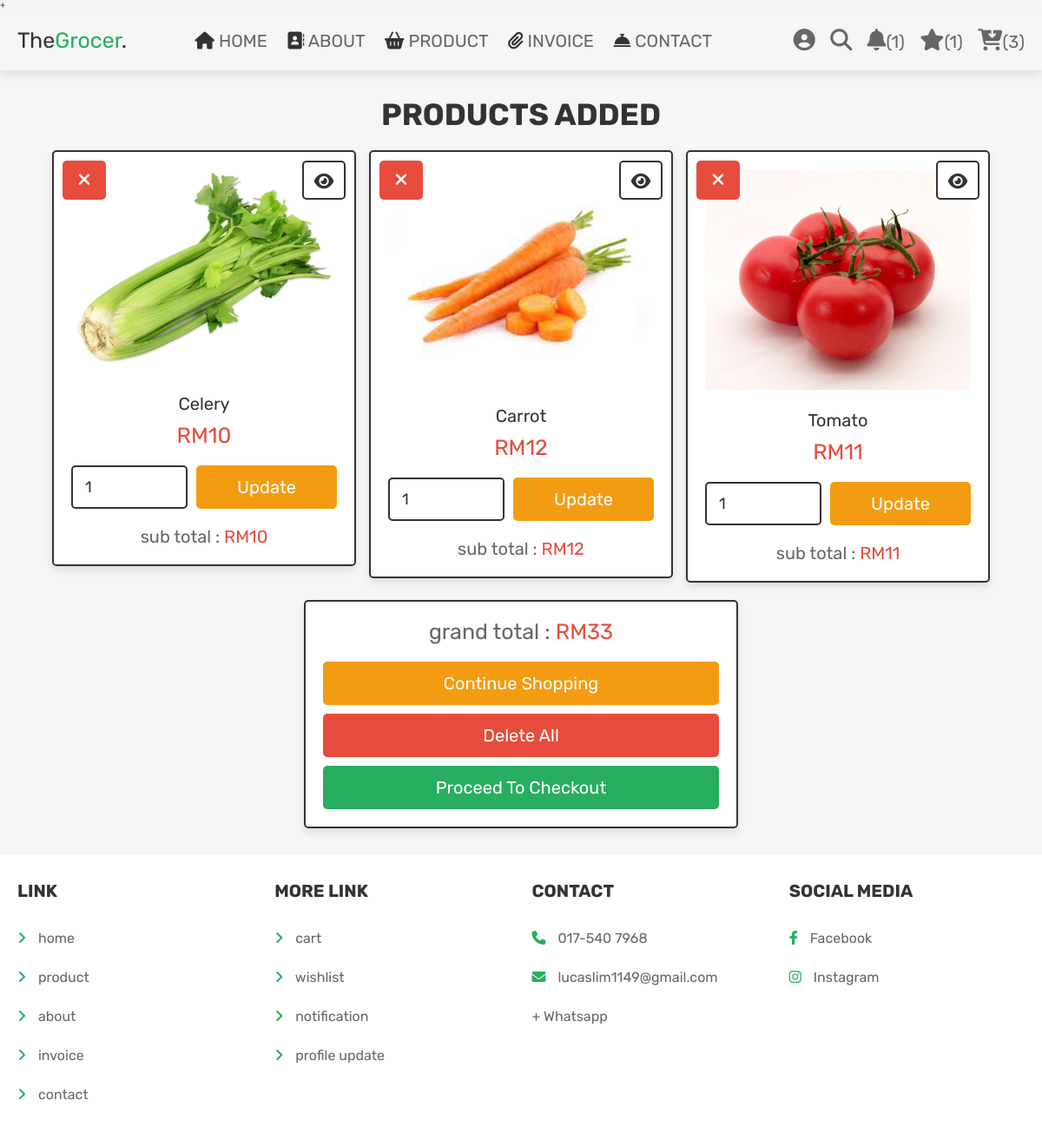
/cart.php (signed in), run on the app's committed database.
### tables this page shows
CREATE TABLE `cart` (
  `id` int(100) NOT NULL,
  `user_id` int(100) NOT NULL,
  `pid` int(100) NOT NULL,
  `name` varchar(100) NOT NULL,
  `price` int(100) NOT NULL,
  `quantity` int(100) NOT NULL,
  `image` varchar(100) NOT NULL
);

### cart.php (the view, shortened to what this page needs)
<?php
@include 'config.php';
$user_id = $_SESSION['user_id'];
?>
<!DOCTYPE html>
<html lang="en">
<head>
   <link rel="stylesheet" href="https://cdnjs.cloudflare.com/ajax/libs/font-awesome/6.1.1/css/all.min.css">
   <link rel="stylesheet" href="css/style.css">
</head>
<body>
<?php include 'header.php'; ?>
<section class="shopping-cart">
   <h1 class="title">products added</h1>
   <div class="box-container">
   <?php
      $grand_total = 0;
      $select_cart = $conn->prepare("SELECT * FROM `cart` WHERE user_id = ?");
      $select_cart->execute([$user_id]);
      if($select_cart->rowCount() > 0){
         while($fetch_cart = $select_cart->fetch(PDO::FETCH_ASSOC)){
   ?>
   <form action="" method="POST" class="box">
      <a href="cart.php?delete=<?= $fetch_cart['id']; ?>" class="fas fa-times" onclick="return confirm('delete this from cart?');"></a>
      <a href="view_page.php?pid=<?= $fetch_cart['pid']; ?>" class="fas fa-eye"></a>
      <img src="uploaded_img/<?= $fetch_cart['image']; ?>" alt="">
      <div class="name"><?= $fetch_cart['name']; ?></div>
      <div class="price">RM<?= $fetch_cart['price']; ?></div>
      <div class="flex-btn">
         <input type="number" min="1" value="<?= $fetch_cart['quantity']; ?>" class="qty" name="p_qty">
         <input type="submit" value="update" name="update_qty" class="option-btn">
      </div>
      <div class="sub-total"> sub total : <span>RM<?= $sub_total = ($fetch_cart['price'] * $fetch_cart['quantity']); ?></span> </div>
   </form>
   <?php
      $grand_total += $sub_total;
      }
   }else{
      echo '<p class="empty">your cart is empty</p>';
   }
   ?>
   </div>
   <div class="cart-total">
      <p>grand total : <span>RM<?= $grand_total; ?></span></p>
      <a href="shop.php" class="option-btn">continue shopping</a>
      <a href="cart.php?delete_all" class="delete-btn <?= ($grand_total > 1)?'':'disabled'; ?>">delete all</a>
      <a href="checkout.php" class="btn <?= ($grand_total > 1)?'':'disabled'; ?>">proceed to checkout</a>
   </div>
</section>
<?php include 'footer.php'; ?>
</body>
</html>

### css/style.css (style rules this page uses)
.shopping-cart .box-container { display: grid; grid-template-columns: repeat(auto-fit, 35rem); gap:1.5rem; justify-content: center; align-items: flex-start; }
.shopping-cart .box-container .box { padding:2rem; text-align: center; border:var(--border); background-color: var(--white); box-shadow: var(--box-shadow); border-radius: .5rem; position: relative; }
.shopping-cart .box-container .box .price { padding:1rem 0; color:var(--red); font-size: 2.5rem; }
.shopping-cart .box-container .box .fa-eye { position: absolute; top:1rem; right:1rem; border-radius: .5rem; height: 4.5rem; line-height: 4.3rem; width: 5rem; border:var(--border); color:var(--black); font-size: 2rem; background-color: var(--white); }
.shopping-cart .box-container .box .fa-times { position: absolute; top:1rem; left:1rem; border-radius: .5rem; height: 4.5rem; line-height: 4.3rem; width: 5rem; color:var(--white); font-size: 2rem; background-color: var(--red); }
.shopping-cart .box-container .box img { width: 100%; margin-bottom: 1rem; }
.shopping-cart .box-container .box .name { font-size: 2rem; color:var(--black); padding-top: 1rem; }
.shopping-cart .box-container .box .qty { margin-top: 1rem; border-radius: .5rem; padding:1.2rem 1.4rem; font-size: 1.8rem; color:var(--black); border:var(--border); width: 100%; }
.shopping-cart .box-container .sub-total { margin-top: 2rem; font-size: 2rem; color:var(--light-color); }
.shopping-cart .box-container .sub-total span { color:var(--red); }
.shopping-cart .cart-total { max-width: 50rem; margin: 0 auto; margin-top: 2rem; padding:2rem; text-align: center; border:var(--border); background-color: var(--white); box-shadow: var(--box-shadow); border-radius: .5rem; }
.shopping-cart .cart-total p { margin-bottom: 2rem; font-size: 2.5rem; color:var(--light-color); }
.shopping-cart .cart-total p span { color:var(--red); }

### css/components.css (style rules this page uses)
:root { --green:#27ae60; --orange:#f39c12; --red:#e74c3c; --black:#333; --light-color:#666; --white:#fff; --light-bg:#f6f6f6; --border:.2rem solid var(--black); --box-shadow:0 .5rem 1rem rgba(0,0,0,.1); }
* { font-family: 'Rubik', sans-serif; margin:0; padding:0; box-sizing: border-box; outline: none; border:none; text-decoration: none; color:var(--black); }
body { background-color: var(--light-bg); }
html { font-size: 62.5%; overflow-x: hidden; scroll-behavior: smooth; scroll-padding-top: 6.5rem; }
section { padding:3rem 2rem; max-width: 1200px; margin:0 auto; }
.btn, .delete-btn, .option-btn { display: block; width: 100%; margin-top: 1rem; border-radius: .5rem; color:var(--white); font-size: 2rem; padding:1.3rem 3rem; text-transform: capitalize; cursor: pointer; text-align: center; }
.btn { background-color: var(--green); }
.delete-btn { background-color: var(--red); }
.option-btn { background-color: var(--orange); }
.flex-btn { display: flex; flex-wrap: wrap; gap:1rem; }
.flex-btn > * { flex:1; }
.title { text-align: center; margin-bottom: 2rem; text-transform: uppercase; color:var(--black); font-size: 3.5rem; }

### data on the page
cart: image (picture), name "Celery", price "10", p_qty "1"
cart: image (picture), name "Carrot", price "12", p_qty "1"
cart: image (picture), name "Tomato", price "11", p_qty "1"

### other printed values
$notif "1"
$count_wishlist_items->rowCount() "1"
$count_cart_items->rowCount() "3"
$grand_total "33"
